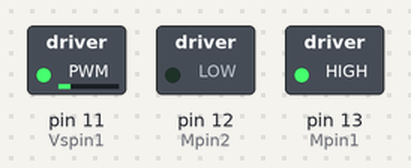
Recording of a sketch running on a simulated Arduino Uno, built with avr-gcc and run on an emulated ATmega328P. Shown: switched loads named in the sketch (green lamp = pin HIGH).

Above: at 0.05 s.
At 4.0 s:
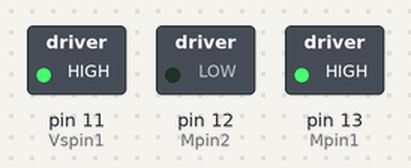
At 8.0 s:
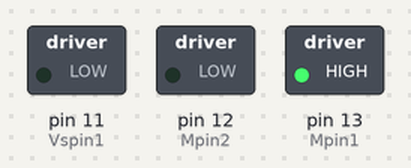
Timing chart, 0 to 9.2 s (numbered marks = the images above):
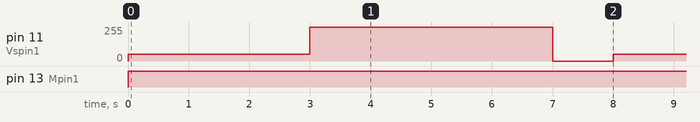

The sketch:

p08_DCmotor-x1_speed.ino
```cpp
const int Mpin1 = 13;
const int Mpin2 = 12;
int Vspin1 = 11;

void setup() {
  pinMode(Mpin1,OUTPUT);
  pinMode(Mpin2,OUTPUT);
  pinMode(Vspin1,OUTPUT);
}

void loop() {
  digitalWrite(Mpin1,HIGH); //clockwise
  digitalWrite(Mpin2,LOW);

  analogWrite(Vspin1,50); //0 to 255 accepted
  delay(3000);
  analogWrite(Vspin1,255); //0 to 255 accepted
  delay(4000);
  analogWrite(Vspin1,0); //0 to 255 accepted
  delay(1000);
//
//    digitalWrite(Mpin1,LOW);
//  digitalWrite(Mpin2,HIGH);
//  for(int i=0; i<255; i=i+25){
//    analogWrite(Vspin1,i);
//    delay(500);
//  }
//  delay(2000);


}
```

Measured:
- by itself, pin 11 (Vspin1): repeats every 8.0 s: 255/255 4.0 s, 0/255 1.0 s, 50/255 3.0 s
- by itself, pin 13 (Mpin1): LOW → HIGH at 0.00 s
